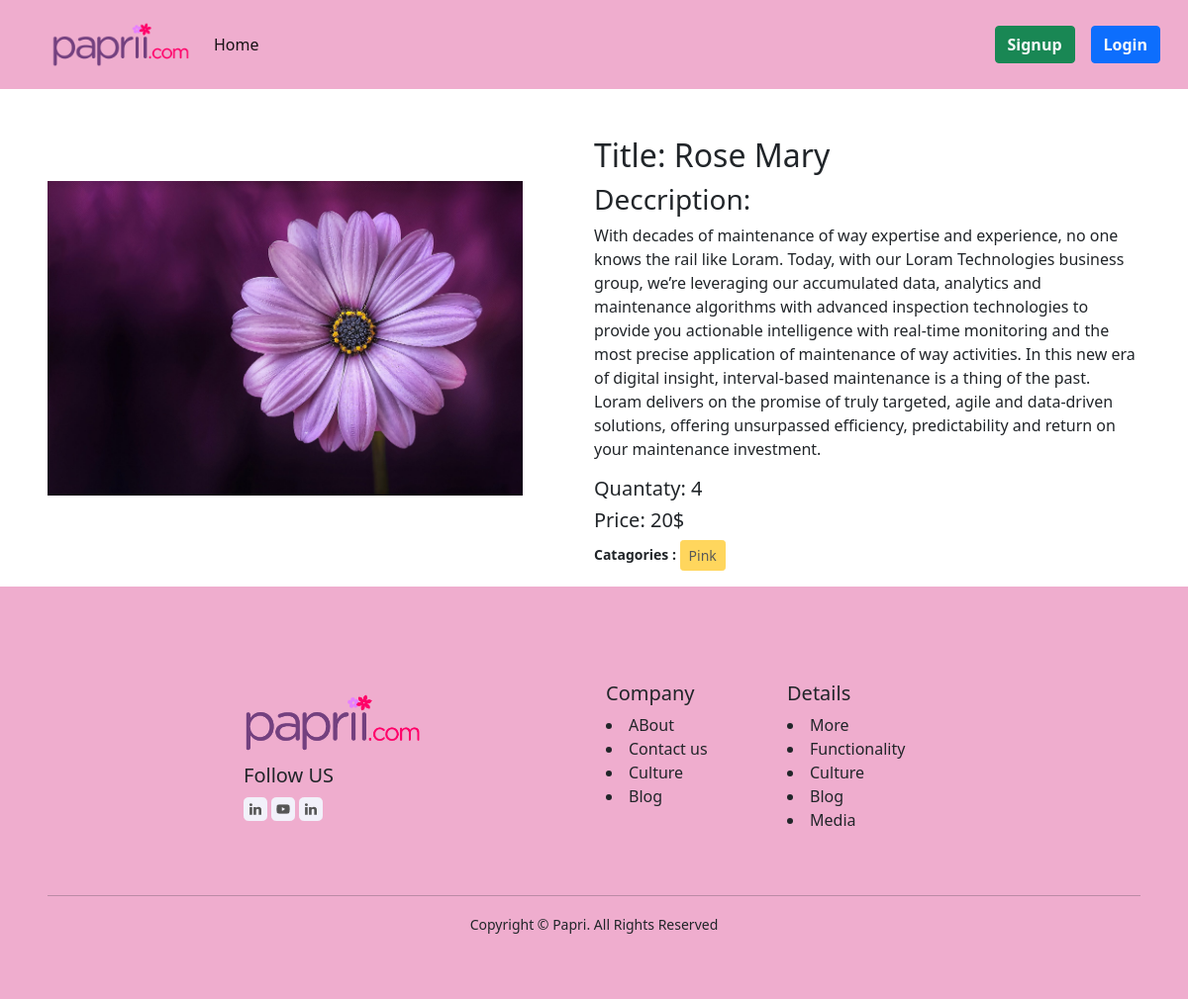
The page /post/details/1 on the database as committed earlier.
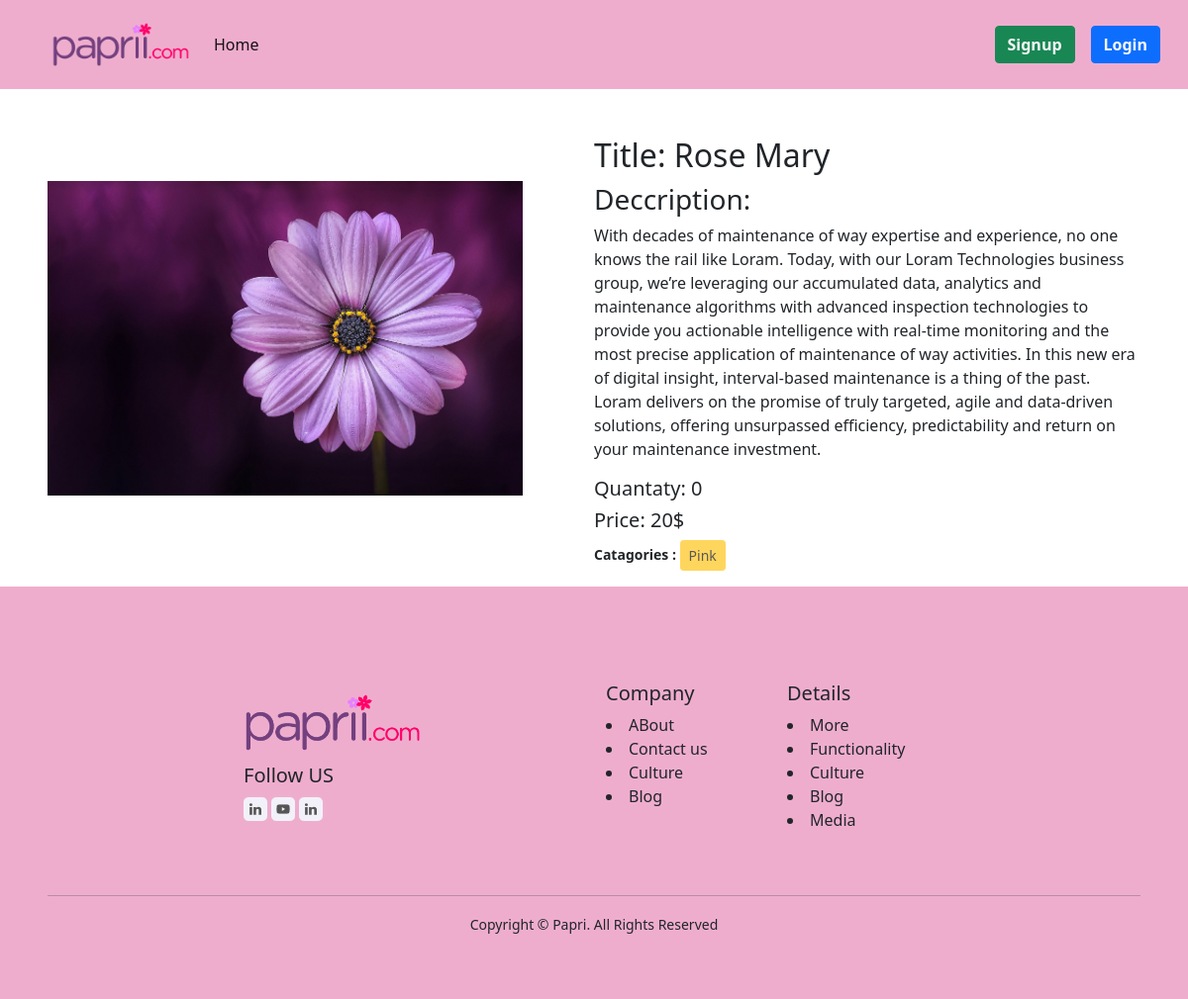
The same page on the database as committed later.
### flower/models.py (models this page shows, shortened)
class FlowerModel(models.Model):
    image = models.ImageField(upload_to ='flower/media/uploads/',blank=True, null=True)
    title = models.CharField(max_length=300)
    descriptions = models.TextField()
    quantity = models.IntegerField()
    price = models.CharField(max_length=100,blank=True, null=True)
    category = models.ForeignKey(CategorysModel, on_delete = models.CASCADE)

### catagory/models.py (models this page shows, shortened)
class CategorysModel(models.Model):
    color = models.CharField(max_length=80)
    slug = models.SlugField(max_length=100,unique=True,null=True, blank=True)

### flower/views.py (the view)
# urls.py: path('details/<int:id>',views.DetailsView.as_view(),name="details_flower"),
class DetailsView(DetailView):
    model = models.FlowerModel
    template_name = 'details.html'
    pk_url_kwarg = 'id'
    context_object_name = 'flower'

### flower/templates/details.html (shortened to what this page needs)
{% extends "base.html" %}
{%load crispy_forms_tags %}
{% block content %}
<div class="d-flex justify-content-center align-items-center">
  <div class="ms-5 mt-5 mb-5 w-50">
      <img src="{{flower.image.url}}" alt=""  alt="..." style="width: 87%;" >
  </div>
  <div class="me-5 mt-5 mb-3 w-50">
      <h2>Title: {{flower.title}}</h2>
      <h3>Deccription:</h3>
      <p>{{flower.descriptions}}</p>
      <h5>Quantaty: {{flower.quantity}}</h5>
      <h5>Price: {{flower.price}}$</h5>
        <small ><strong> Catagories : <button class="btn btn-warning btn-sm " disabled>
        {{flower.category.color}}</button></strong></small>
  </div>
 </div>
{% endblock %}

Rows that differ between the two databases and show on the page:
changed FlowerModel "Rose Mary": quantity "4" → "0"
